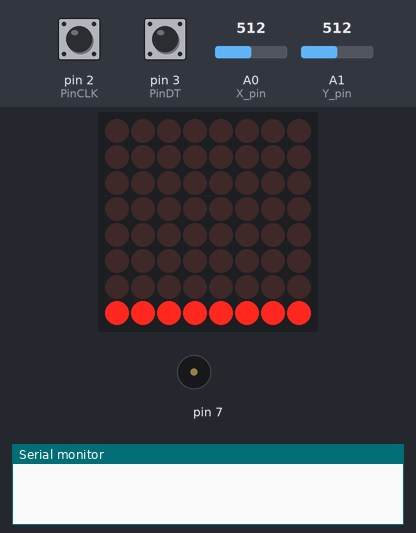
The sketch below on a simulated Arduino Uno, built with avr-gcc and run on an emulated ATmega328P. Parts: 8×8 LED matrix, buzzer (waves = sounding), the last lines printed to the serial monitor. The test bench sets the inputs (shaded band); at power-on: A1 (Y_pin) = 512, A0 (X_pin) = 512, pin 2 (PinCLK) HIGH, pin 3 (PinDT) HIGH.

Above: at 2.0 s.
2.1 s: A1 (Y_pin) set to 770
At 3.66 s:
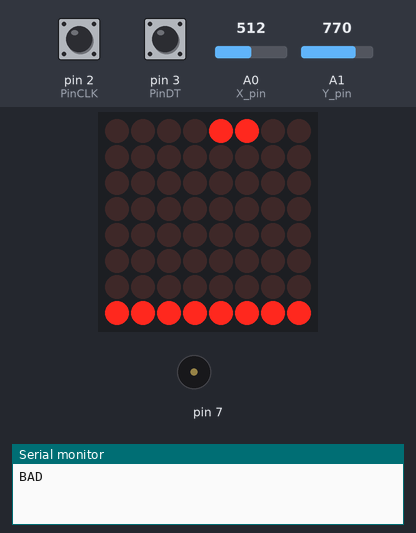
4.0 s: A0 (X_pin) set to 770
At 5.92 s:
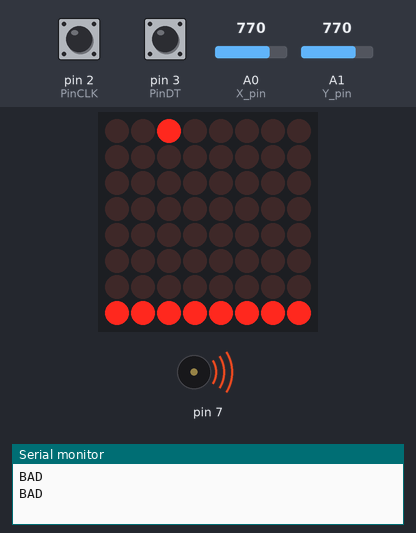
6.0 s: A0 (X_pin) set to 240
9.0 s: A1 (Y_pin) set to 750
At 10.25 s:
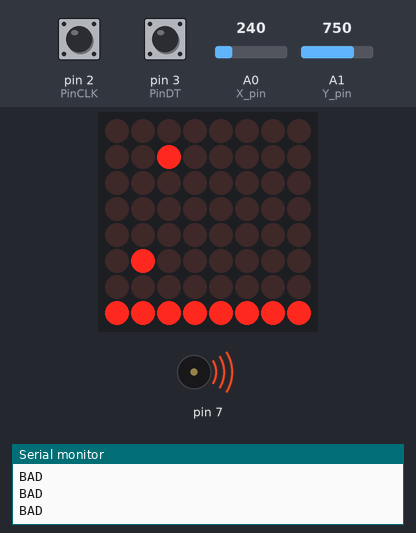
11.6 s: A0 (X_pin) set to 900
13.1 s: A0 (X_pin) set to 750
At 13.74 s:
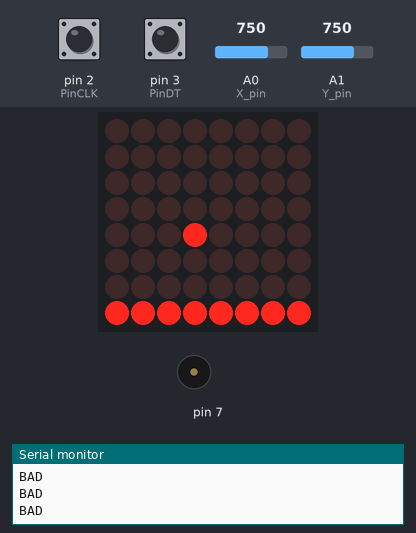
Timing chart, 0 to 18.7 s (numbered marks = the images above; inputs shaded):
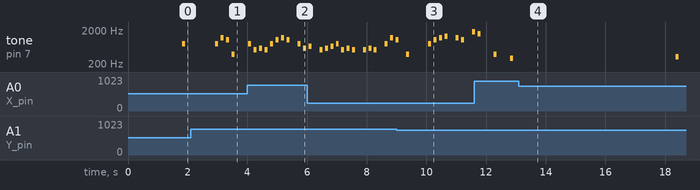

Measured:
- after the input at 4.0 s, the display: first differs from a run without the input after 1.9 s (image 2)
- after the input at 9.0 s, the display: first differs from a run without the input after 1.1 s (image 3 shows a later state)
- after the input at 13.1 s, the display: first differs from a run without the input after 0.58 s (image 4)

The sketch:

soundgame.ino
```cpp
    #include "pitches.h"
#include "LedControl.h"
LedControl lc=LedControl(12,10,11,1);
const int SW_pin=5;
const int X_pin=0;
const int Y_pin=1;
const int PinCLK=2;
const int PinDT=3;
const int PinSW=4;
int i,col,cur_flame=0,node[6]={0},sound=0,flag[6]={0},good=0,bad=0;
int m_m[]={
0,NOTE_C4, NOTE_D4, NOTE_E4, NOTE_F4, NOTE_G4, NOTE_A4, NOTE_B4,
NOTE_C5, NOTE_D5, NOTE_E5, NOTE_F5, NOTE_G5, NOTE_A5, NOTE_B5,
NOTE_C6, NOTE_D6, NOTE_E6, NOTE_F6, NOTE_G6, NOTE_A6, NOTE_B6,
NOTE_C7
};
int next_node[6][20];
int next_node_0[20]={//2800は初期化されてないnodeを読まないためのダミー
  100,470,1000,
  740,990,1340,
  1380,1640,1720,
  2080,2280,2500
  ,2800,2800,2800,2800,2800,2800
};
int next_node_1[20]={
  220,580,1000,
  820,1050,1260,
  1580,1860,1920,
  2200,2360,2800,2800,2800,2800,2800,2800
};
int next_node_2[20]={
  290,380,610,1000,
  860,1030,1220,
  1600,1890,
  2240,2410,2560,2800,2800,2800,2800,2800,2800
};
int next_node_3[20]={
  350,640,
  780,1010,1300,
  1680,1760,1840,
  2100,2320,2530,2800,2800,2800,2800,2800,2800
};
int next_node_4[20]={
  260,1000,1000,
  900,1100,
  1460,1520,1980,
  2140,2800,2800,2800,2800,2800,2800
};
int next_node_5[20]={
  180,1000,1000,
  940,1140,1180,
  1500,1540,1950,
  2020,2160,2800,2800,2800,2800,2800,2800
};
int sound_flame[256]={
  100,160,170,
  180,190,220,230,240,250,
  260,270,280,290,310,320,330,
  350,360,370,380,390,400,410,
  430,440,450,470,480,490,
  510,550,560,570,
  580,600,610,630,640,
  670,700,1000,
  740,750,780,790,
  820,830,860,870,
  900,910,940,950,
  990,1000,1010,1020,1030,1040,1050,
  1060,1070,1100,1110,
  1140,1150,1180,1190,
  1220,1230,1260,1270,
  1300,1310,1340,1350,
  1380,1440,1450,
  1460,1470,1500,1510,1520,1530,
  1540,1550,1560,1570,1590,1600,1610,
  1630,1640,1650,1660,1670,1680,1690,
  1710,1720,1730,1750,1760,1770,
  1790,1830,1840,1850,
  1860,1880,1890,1910,1920,
  1950,1980,
  2020,2080,2090,
  2100,2140,2150,2160,2170,
  2180,2190,2200,2210,2230,2240,2250,
  2270,2280,2290,2300,2310,2320,2330,
  2350,2360,2370,2390,2400,2410,
  2470,2480,2490,
  2500,2520,2530,2550,2560,
  2620,2800,2800

};
int music_pitch[256]={
  m_m[12],m_m[12],m_m[16],
  m_m[15],m_m[5],m_m[12],m_m[8],m_m[9],m_m[8],
  m_m[12],m_m[15],m_m[16],m_m[15],m_m[12],m_m[9],m_m[10],
  m_m[8],m_m[9],m_m[10],m_m[12],m_m[8],m_m[9],m_m[8],
  m_m[8],m_m[9],m_m[8],m_m[12],m_m[16],m_m[15],
  m_m[5],m_m[12],m_m[15],m_m[16],
  m_m[17],m_m[16],m_m[15],m_m[20],m_m[19],
  m_m[5],m_m[2],
  m_m[3],m_m[3],m_m[3],m_m[3],
  m_m[5],m_m[5],m_m[5],m_m[5],
  m_m[3],m_m[3],m_m[3],m_m[3],
  m_m[10],m_m[9],m_m[8],m_m[5],m_m[8],m_m[9],m_m[12],
  m_m[3],m_m[3],m_m[3],m_m[3],
  m_m[5],m_m[5],m_m[5],m_m[5],
  m_m[3],m_m[3],m_m[3],m_m[3],
  m_m[2],m_m[2],m_m[2],m_m[2],
  m_m[8],m_m[5],m_m[9],
  m_m[8],m_m[5],m_m[5],m_m[1],m_m[2],m_m[1],
  m_m[5],m_m[8],m_m[9],m_m[8],m_m[5],m_m[2],m_m[3],
  m_m[1],m_m[2],m_m[3],m_m[5],m_m[1],m_m[2],m_m[1],
  m_m[1],m_m[2],m_m[1],m_m[5],m_m[9],m_m[8],
  m_m[5],m_m[5],m_m[8],m_m[9],
  m_m[10],m_m[9],m_m[8],m_m[13],m_m[12],
  m_m[5],m_m[2],
  m_m[15],m_m[12],m_m[16],
  m_m[15],m_m[12],m_m[8],m_m[9],m_m[8],
  m_m[12],m_m[15],m_m[16],m_m[15],m_m[12],m_m[9],m_m[10],
  m_m[8],m_m[9],m_m[10],m_m[12],m_m[8],m_m[9],m_m[8],
  m_m[8],m_m[9],m_m[8],m_m[12],m_m[16],m_m[15],
  m_m[5],m_m[8],m_m[9],
  m_m[10],m_m[9],m_m[8],m_m[13],m_m[12],
  m_m[19],2800,2800
};


int check(int node_flame,int col,int cur_flame,int flag){
  if(node_flame-cur_flame<=16){//GOOD
    switch(col){
      case 0:
        if(analogRead(X_pin)<=250){
          good++;
          Serial.println("GOOD");
          return 0;
        }
        break;
      case 1:
        if(analogRead(Y_pin)>=760){
          good++;
          Serial.println("GOOD");
          return 0;
        }
        break;
      case 2:
        if(analogRead(Y_pin)<=250){
          good++;
          Serial.println("GOOD");
          return 0;
          }
        break;
      case 3:
        if(analogRead(X_pin)>=760){
          good++;
          Serial.println("GOOD");
          return 0;
        }
        break;
      case 4:
        if(digitalRead(PinCLK)==0){
          good++;
          Serial.println("GOOD");
          return 0;
        }
        break;
      case 5:
        if(digitalRead(PinDT)==0){
          good++;
          Serial.println("GOOD");
          return 0;
        }
        break;
    }
  }else{//BAD
    switch(col){
      case 0:
        if(analogRead(X_pin)<=250){
          bad++;
          Serial.println("BAD");
          return 0;
        }
        break;
      case 1:
        if(analogRead(Y_pin)>=760){
          bad++;
          Serial.println("BAD");
          return 0;
        }
        break;
      case 2:
        if(analogRead(Y_pin)<=250){
          bad++;
          Serial.println("BAD");
          return 0;
        }
        break;
      case 3:
        if(analogRead(X_pin)>=760){
          bad++;
          Serial.println("BAD");
          return 0;
        }
        break;
        case 4:
        if(digitalRead(PinCLK)==0){
          bad++;
          Serial.println("BAD");
          return 0;
        }
        break;
      case 5:
        if(digitalRead(PinDT)==0){
          bad++;
          return 0;
        }
        break;
    }
  }
  return flag;
}

int sound_play(int music_pitch){
  tone(7, music_pitch, 100);
}

int LED_animation(int col,int flag) {//flagノーツの進み具合、colがノーツの配置列
  if(col<4){
    switch(flag){
      case 0:
        lc.setColumn(0,col,B10000001);
        return 1;
        break;
      case 1:
        lc.setColumn(0,col,B01000001);
        return 2;
        break;
      case 2:
        lc.setColumn(0,col,B00100001);
        return 3;
        break;
      case 3:
        lc.setColumn(0,col,B00010001);
        return 4;
        break;
      case 4:
        lc.setColumn(0,col,B00001001);
        return 5;
        break;
      case 5:
        lc.setColumn(0,col,B00000101);
        return 6;
        break;
      case 6:
        lc.setColumn(0,col,B00000011);
        return 7;
        break;
      case 7:
        lc.setColumn(0,col,B00000001);
        return 0;
        break;
    }
  }else if(col==4){
    switch(flag){
      case 0:
        lc.setColumn(0,col,B10000001);
        lc.setColumn(0,col+1,B10000001);
        return 1;
        break;
      case 1:
        lc.setColumn(0,col,B01000001);
        lc.setColumn(0,col+1,B01000001);
        return 2;
        break;
      case 2:
        lc.setColumn(0,col,B00100001);
        lc.setColumn(0,col+1,B00100001);
        return 3;
        break;
      case 3:
        lc.setColumn(0,col,B00010001);
        lc.setColumn(0,col+1,B00010001);
        return 4;
        break;
      case 4:
        lc.setColumn(0,col,B00001001);
        lc.setColumn(0,col+1,B00001001);
        return 5;
        break;
      case 5:
        lc.setColumn(0,col,B00000101);
        lc.setColumn(0,col+1,B00000101);
        return 6;
        break;
      case 6:
        lc.setColumn(0,col,B00000011);
        lc.setColumn(0,col+1,B00000011);
        return 7;
        break;
      case 7:
        lc.setColumn(0,col,B00000001);
        lc.setColumn(0,col+1,B00000001);
        return 0;
        break;
    }
  }else if(col==5){
    switch(flag){
      case 0:
        lc.setColumn(0,col+2,B10000001);
        lc.setColumn(0,col+1,B10000001);
        return 1;
        break;
      case 1:
        lc.setColumn(0,col+2,B01000001);
        lc.setColumn(0,col+1,B01000001);
        return 2;
        break;
      case 2:
        lc.setColumn(0,col+2,B00100001);
        lc.setColumn(0,col+1,B00100001);
        return 3;
        break;
      case 3:
        lc.setColumn(0,col+2,B00010001);
        lc.setColumn(0,col+1,B00010001);
        return 4;
        break;
      case 4:
        lc.setColumn(0,col+2,B00001001);
        lc.setColumn(0,col+1,B00001001);
        return 5;
        break;
      case 5:
        lc.setColumn(0,col+2,B00000101);
        lc.setColumn(0,col+1,B00000101);
        return 6;
        break;
      case 6:
        lc.setColumn(0,col+2,B00000011);
        lc.setColumn(0,col+1,B00000011);
        return 7;
        break;
      case 7:
        lc.setColumn(0,col+2,B00000001);
        lc.setColumn(0,col+1,B00000001);
        return 0;
        break;
    }
  }
}


void setup() {
  Serial.begin(9600);
  lc.shutdown(0,false);
  lc.setIntensity(0,8);
  lc.clearDisplay(0);
  pinMode(SW_pin, INPUT);
  digitalWrite(SW_pin, HIGH);
  lc.setRow(0,7,B11111111);
  for(i=0;i<13;i++){
    next_node[0][i]=next_node_0[i];
  }
  for(i=0;i<13;i++){
    next_node[1][i]=next_node_1[i];
  }
  for(i=0;i<13;i++){
    next_node[2][i]=next_node_2[i];
  }
  for(i=0;i<13;i++){
    next_node[3][i]=next_node_3[i];
  }
  for(i=0;i<13;i++){
    next_node[4][i]=next_node_4[i];
  }
  for(i=0;i<13;i++){
    next_node[5][i]=next_node_5[i];
  }
}

void loop(){
  for(col=0;col<6;col++){
    if(next_node[col][node[col]]-cur_flame==0){
        node[col]++;
      }
    if(next_node[col][node[col]]-cur_flame<=64){
      if((next_node[col][node[col]]-cur_flame)%8==0){
        flag[col]=LED_animation(col,flag[col]);
      }
    }
    if(next_node[col][node[col]]-cur_flame<=32){
      flag[col]=check(next_node[col][node[col]],col,cur_flame,flag[col]);
      if(flag[col]==0){
        LED_animation(col,7);
        node[col]++;

      }
    }
  if(sound_flame[sound]-cur_flame==0){
    sound_play(music_pitch[sound]);
    sound++;
  }
 }
  cur_flame++;
  if(cur_flame==2650){
    Serial.println("FINISH!!!!");
    Serial.print("GOOD  ");
    Serial.println(good);
    Serial.print("BAD  ");
    Serial.println(bad);
    cur_flame=0;
    good=0;
    bad=0;
    sound=0;
    for(col=0;col<6;col++){
      node[col]=0;
      flag[col]=0;
      LED_animation(col,7);
    }
    while(analogRead(Y_pin)<=250||analogRead(X_pin)>=760){
      delay(100);
    }
  }
  delay(18);
}
```
